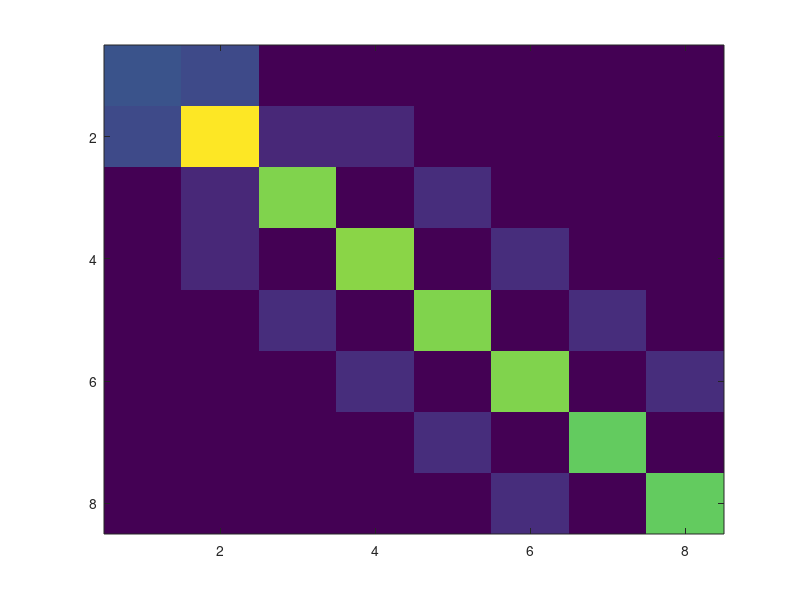
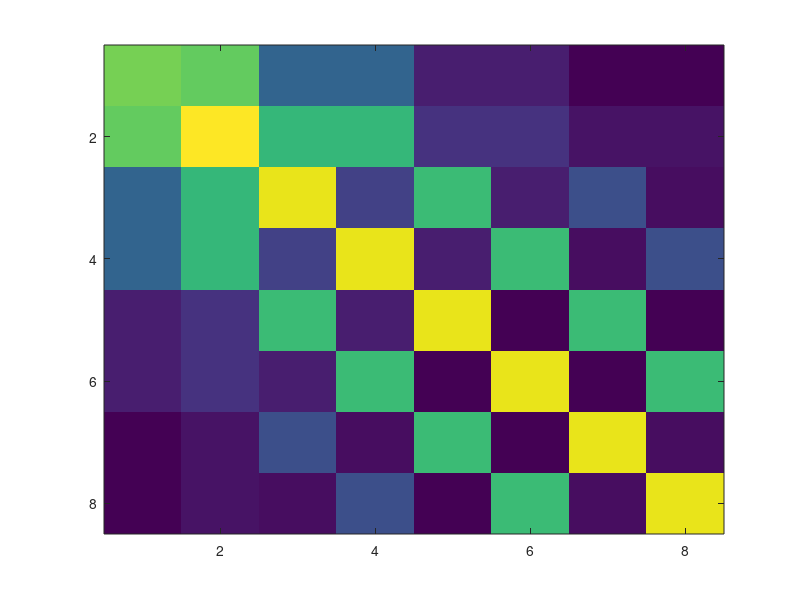
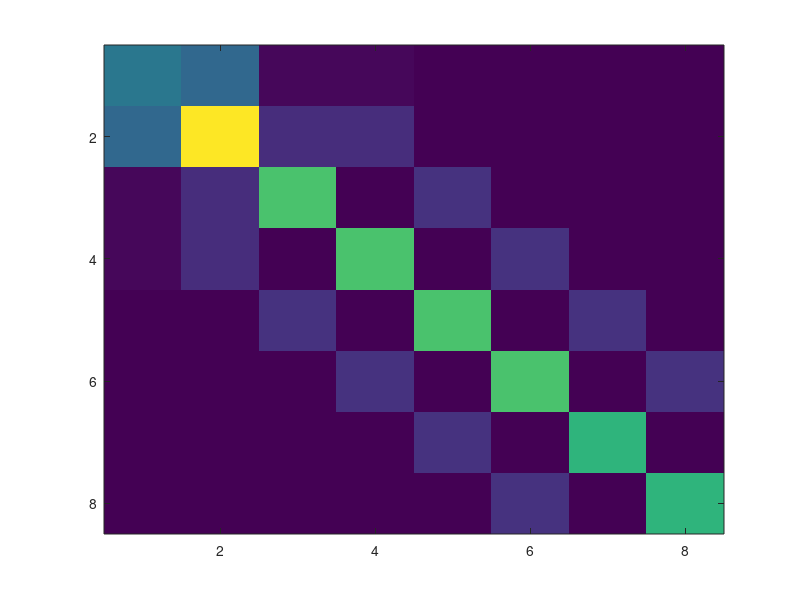

Write MATLAB code to recreate these figures, in order.
clc;
clear all;
% Number arrangments
%         1 
%7  5  3  2  4  6  8
cap=(1e-12)*abs([33.46204493	-28.22827655	-1.739928478	-1.721216062	-374.8098762/1000	-373.3439528/1000	-217.3607914/1000	-216.8522841/1000
-28.22827655	127.020703	-14.72984097	-14.78096755	-544.6140827/1000	-546.0993423/1000	-292.9779764/1000	-293.37483/1000
-1.739928478	-14.72984097	103.2168733	-749.8532556/1000	-16.1565956	-361.1003223/1000	-984.3146476/1000	-290.4071761/1000
-1.721216062	-14.78096755	-749.8532556/1000	103.268834	-361.0717975/1000	-16.18077495	-290.3931901/1000	-983.9795153/1000
-374.8098762/1000	-544.6140827/1000	-16.1565956	-361.0717975/1000	103.0273435	-235.6747098/1000	-16.49248758	-231.4800603/1000
-373.3439528/1000	-546.0993423/1000	-361.1003223/1000	-16.18077495	-235.6747098/1000	103.033744	-231.4659673/1000	-16.45482113
-217.3607914/1000	-292.9779764/1000	-984.3146476/1000	-290.3931901/1000	-16.49248758	-231.4659673/1000	97.29199065	-270.5524356/1000
-216.8522841/1000	-293.37483/1000	-290.4071761/1000	-983.9795153/1000	-231.4800603/1000	-16.45482113	-270.5524356/1000	97.21426044
]); %7ROW 8BY8
% cap=cap(1:2, 1:2);%1ROW
% cap=cap(1:4, 1:4); %3ROW
% cap=cap(1:6, 1:6); %5ROW
figure(1);         
imagesc((cap)); 

figure(2);         
imagesc(log10((cap))); 


% 
% figure(2);         
% 
% cap1 = [cap(:,7) cap(:,5) cap(:,3) cap(:,1) cap(:,2) cap(:,4) cap(:,6) cap(:,8)];
% imagesc(cap1);

HIScap=cap(2:end, 2:end);            

cap0=(1e-12)*[33.44452466	28.23279464	1.742718127	1.726828737	377.313140456686/1000	375.6701479/1000	226.3309807/1000	225.800243677983/1000
28.23279464	83.87876933	11.37704373	11.35181733	551.352520760138/1000	551.768498149938/1000	306.5883693592/1000	306.765049783535/1000
1.742718127	11.37704373	60.04783341	755.000382324365/1000	12.78653381	365.665183153584/1000	1.016393833	305.743592781701/1000
1.726828737	11.35181733	755.000382324365/1000	60.02429461	366.020515412755/1000	12.79605168	306.128024070026/1000	1.016157668
377.313140456686/1000	551.352520760138/1000	12.78653381	366.020515412755/1000	59.88811057	240.711773113332/1000	13.15607828	246.817073310121/1000
375.670147875817/1000	551.768498149938/1000	365.665183153584/1000	12.79605168	240.711773113332/1000	59.9249568723863	246.951434029937/1000	13.17456885
226.33098073185/1000	306.5883693592/1000	1.016393833	306.128024070026/1000	13.15607828	246.951434029937/1000	54.40477202	303.379677836058/1000
225.800243677983/1000	306.765049783535/1000	305.743592781701/1000	1.016157668	246.817073310121/1000	13.17456885	303.379677836058/1000	54.34184185
];
figure(3);         
imagesc((cap0));         
%   cap0=cap0(1:2, 1:2);%1ROW
% cap0=cap0(1:3, 1:3); %3ROW
% cap0=cap0(1:4, 1:4); %5ROW 

HIScap0=cap0(2:end, 2:end);   